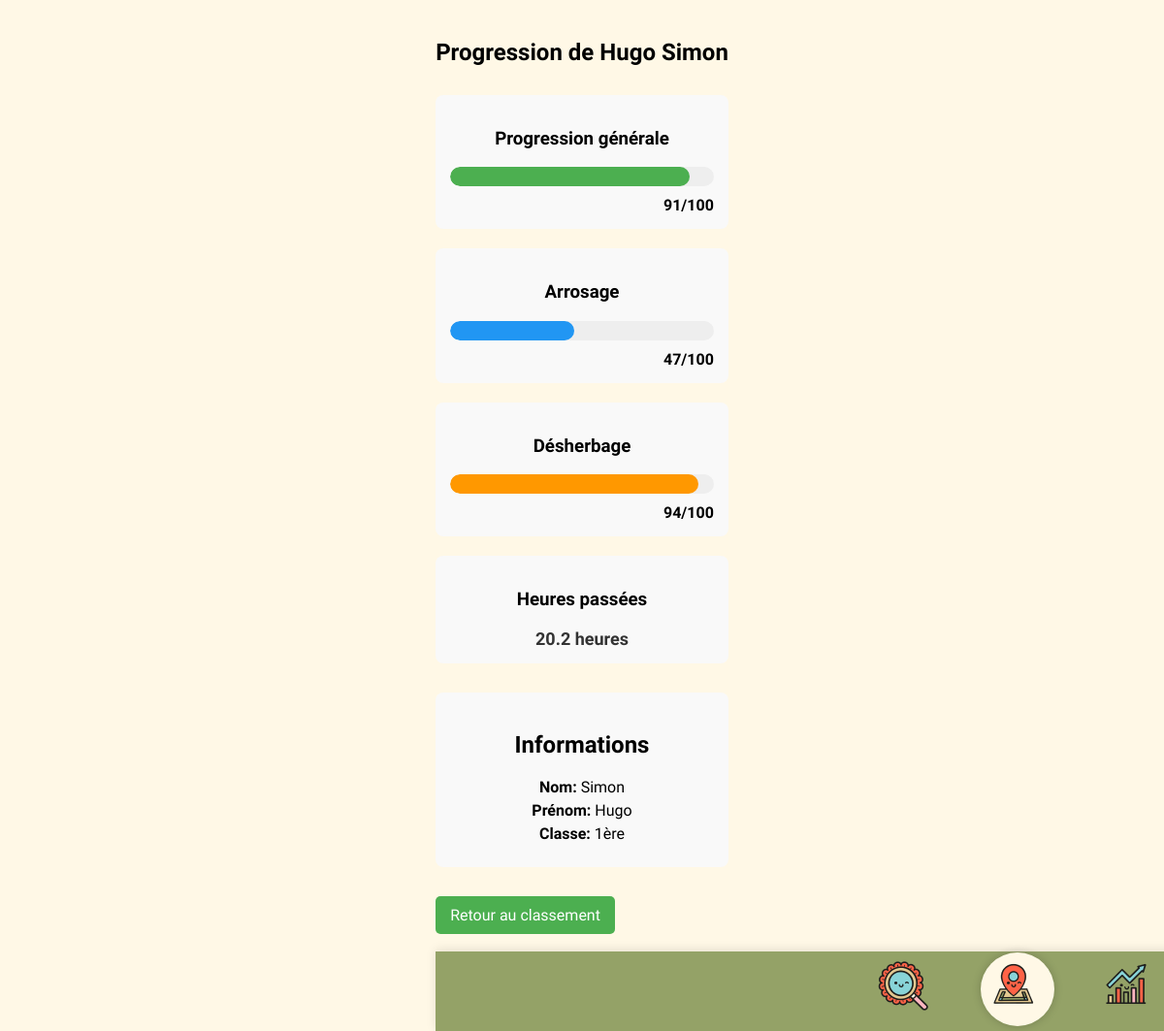
Page /progression/14 on the committed database.
### tables this page shows
CREATE TABLE utilisateur (
        id_utilisateur INTEGER PRIMARY KEY AUTOINCREMENT,
        nom TEXT NOT NULL,
        prenom TEXT NOT NULL,
        tel TEXT,
        email TEXT UNIQUE NOT NULL,
        mdp TEXT NOT NULL,
        classe TEXT
    );

CREATE TABLE progression (
        id_utilisateur INTEGER,
        general TEXT,
        arrosage TEXT,
        desherbage TEXT,
        heures_passees REAL,
        PRIMARY KEY (id_utilisateur),
        FOREIGN KEY (id_utilisateur) REFERENCES utilisateur(id_utilisateur) ON DELETE CASCADE
    );

### routes/progression_routes.py (the view)
@progression_bp.route('/progression/<int:user_id>')
def user_progression(user_id):
    user_info, progression_data = get_user_progression(user_id)
    if not user_info:
        return redirect('/defis')
    return render_template('progression.html', user=user_info, progression=progression_data)

### backend/database_functions.py (called while the page is built)
def get_user_progression(user_id):
    conn = sqlite3.connect("./backend/plantes.db")
    cursor = conn.cursor()
    cursor.execute('''
    SELECT id_utilisateur, nom, prenom, email, classe
    FROM utilisateur
    WHERE id_utilisateur = ?
    ''', (user_id,))
    user_info = cursor.fetchone()
    if not user_info:
        conn.close()
        return None, None
    cursor.execute('''
    SELECT general, arrosage, desherbage, heures_passees
    FROM progression
    WHERE id_utilisateur = ?
    ''', (user_id,))
    progression_data = cursor.fetchone()
    conn.close()
    return user_info, progression_data

### templates/progression.html (shortened to what this page needs)
<!DOCTYPE html>
<html>
<head>
  <link rel="stylesheet" href="{{ url_for('static', filename='global.css') }}" />
  <link rel="stylesheet" href="{{ url_for('static', filename='progression.css') }}" />
</head>
<body>
  <div class="container">
    <h1>Progression de {{ user[2] }} {{ user[1] }}</h1>
    <div class="progression-details">
      <div class="progression-item">
        <h3>Progression générale</h3>
        <div class="progress-container">
          <div class="progress-bar progress-bar-general"></div>
        </div>
        <div class="score">{{ progression[0] }}/100</div>
      </div>
      <div class="progression-item">
        <h3>Arrosage</h3>
        <div class="progress-container">
          <div class="progress-bar progress-bar-arrosage"></div>
        </div>
        <div class="score">{{ progression[1] }}/100</div>
      </div>
      <div class="progression-item">
        <h3>Désherbage</h3>
        <div class="progress-container">
          <div class="progress-bar progress-bar-desherbage"></div>
        </div>
        <div class="score">{{ progression[2] }}/100</div>
      </div>
      <div class="progression-item">
        <h3>Heures passées</h3>
        <div class="hours">{{ progression[3] }} heures</div>
      </div>
    </div>
    <div class="user-info">
      <h2>Informations</h2>
      <p><strong>Nom:</strong> {{ user[1] }}</p>
      <p><strong>Prénom:</strong> {{ user[2] }}</p>
      {% if user[4] %}
      <p><strong>Classe:</strong> {{ user[4] }}</p>
      {% endif %}
    </div>
    <div class="navigation">
      <a href="{{ url_for('defis.defis') }}" class="back-button">Retour au classement</a>
    </div>
    <div class="group-wrapper">
      <div class="group-8">
        <a href="{{ url_for('info.index') }}"><img class="loupe" src="static/images/loupe.png" /></a>
        <a href="{{ url_for('accueil') }}"><img class="map" src="static/images/map.png" /></a>
        <a href="{{ url_for('defis.defis') }}"><img class="resultats" src="static/images/re-sultats.png" /></a>
      </div>
  </div>
  </div>
</body>
</html>

### static/global.css (style rules this page uses)
body { background-color: #FFF8E6; font-family: "DynaPuff", cursive; margin: 0; padding-bottom: 80px; display: flex; flex-direction: column; align-items: center; text-align: center; }
h1 { text-align: center; font-size: 24px; margin-top: 20px; }
.group-wrapper { position: fixed; width: 100%; height: 82px; bottom: 0; background-color: #94A267; display: flex; justify-content: center; align-items: center; z-index: 1000; box-shadow: 0 -2px 10px rgba(0, 0, 0, 0.1); z-index: 9999; }
.group-8 { display: flex; align-items: center; justify-content: center; gap: 40px; }
.group-8 img { width: 76px; height: 76px; object-fit: cover; }
.map { width: 50px; height: 50px; object-fit: cover; background-color: #FFF8E6; border-radius: 50%; box-shadow: 0 0 10px rgba(0, 0, 0, 0.2); }

### static/progression.css (style rules this page uses)
.container { max-width: 800px; margin: 0 auto; padding: 20px; }
h1 { text-align: center; margin-bottom: 30px; }
.progression-details { margin-bottom: 30px; }
.progression-item { margin-bottom: 20px; padding: 15px; background-color: #f9f9f9; border-radius: 8px; }
.progress-container { width: 100%; height: 20px; background-color: #eee; border-radius: 10px; margin: 10px 0; overflow: hidden; }
.progress-bar { height: 100%; border-radius: 10px; background-color: #4CAF50; }
.progress-bar-general { background-color: #4CAF50; }
.progress-bar-arrosage { background-color: #2196F3; }
.progress-bar-desherbage { background-color: #FF9800; }
.score { font-weight: bold; text-align: right; }
.hours { font-size: 18px; font-weight: bold; color: #333; }
.user-info { background-color: #f9f9f9; padding: 20px; border-radius: 8px; margin-bottom: 30px; }
.user-info p { margin: 5px 0; }
.navigation { display: flex; justify-content: space-between; margin-top: 30px; }
.back-button { background-color: #4CAF50; color: white; padding: 10px 15px; border-radius: 5px; text-decoration: none; transition: background-color 0.3s; }

### rows in the picture
utilisateur: prenom "Hugo", nom "Simon", classe "1ère"
progression: general "91", arrosage "47", desherbage "94", heures_passees "20.2"
